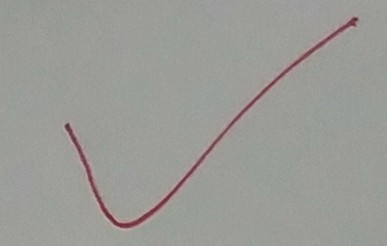
#> input picture IMG_20181213_115901~01.jpg, 387 x 246 px
$ python -i merge.py   (imports and definitions only)
#> lines starting #> are read from the running program, lines starting #| are printed output that depends on the picture
#> further down, picture is the input picture: shape (246, 387, 3); mean B, G, R 150.5, 155.1, 155.1
# coding:utf8

import numpy as np
import cv2
from matplotlib import pyplot as plt
import os
import uuid
import sys
# [1 line not run here, left out]


# [95 lines left out: functions get_random_position, img_deal, not called in this run]


# 显示图片，调用opencv展示
# cv2.imshow("img_res0", img_res0)
# cv2.imshow("img_res1", img_res1)
# cv2.imshow("img_res2", img_res2)
# cv2.imshow("img_target", img_target)
# cv2.waitKey(0)
# cv2.destroyAllWindows()

# 显示图片，调用matplotlib展示
# plt.figure()
# titles = ["img_logo", "img_logo_gray", "img_logo_mask", "img_logo_mask1", "img_roi", "img_res0",
#           "img_res1",
#           "img_res2"]
# imgs = [img_logo, img_logo_gray, img_logo_mask, img_logo_mask1, img_roi, img_res0, img_res1,
#         img_res2]
# for x in range(len(imgs)):
#     plt.subplot(241 + x), plt.imshow(img_convert(imgs[x]), cmap='gray'), plt.title(
#         titles[x])  # , plt.axis('off')
# plt.show()

# 显示图片，调用matplotlib展示
# plt.figure()
# plt.subplot(332), plt.imshow(img_convert(img_res2), cmap='gray'), plt.title("img_res2")
# plt.subplot(323), plt.imshow(img_convert(img_res0), cmap='gray'), plt.title("img_res0")
# plt.subplot(324), plt.imshow(img_convert(img_res1), cmap='gray'), plt.title("img_res1")
# plt.subplot(3, 4, 9), plt.imshow(img_convert(img_roi), cmap='gray'), plt.title("img_roi")
# plt.subplot(3, 4, 10), plt.imshow(img_convert(img_logo_mask), cmap='gray'), plt.title(
#     "img_logo_mask")
# plt.subplot(3, 4, 11), plt.imshow(img_convert(img_logo), cmap='gray'), plt.title("img_logo")
# plt.subplot(3, 4, 12), plt.imshow(img_convert(img_logo_mask1), cmap='gray'), plt.title(
#     "img_logo_mask1")
# plt.show()

# cv2与matplotlib的图像转换，cv2是bgr格式，matplotlib是rgb格式


def img_convert(cv2_img):
    # 灰度图片直接返回
    if len(cv2_img.shape) == 2:
        return cv2_img
    # 3通道的BGR图片
    elif len(cv2_img.shape) == 3 and cv2_img.shape[2] == 3:
        b, g, r = cv2.split(cv2_img)
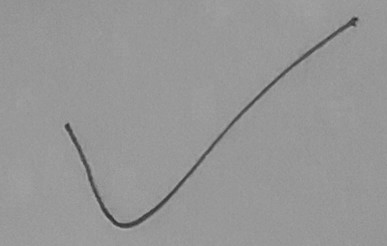
#> b: shape (246, 387); min 38, max 175, mean 150.5
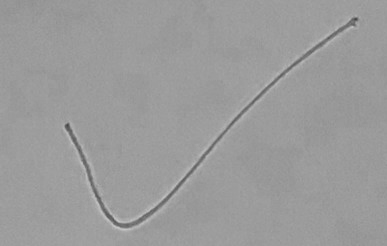
#> r: shape (246, 387); min 66, max 199, mean 155.1
        return cv2.merge((r, g, b))
    # 4通道的BGR图片
    elif len(cv2_img.shape) == 3 and cv2_img.shape[2] == 4:
        b, g, r, a = cv2.split(cv2_img)
        return cv2.merge((r, g, b, a))
    # 未知图片格式
    else:
        return cv2_img


# 主函数
# [2 lines not run here, left out]

>>> import cv2
>>> picture = cv2.imread('IMG_20181213_115901~01.jpg')
>>> result = img_convert(picture)
